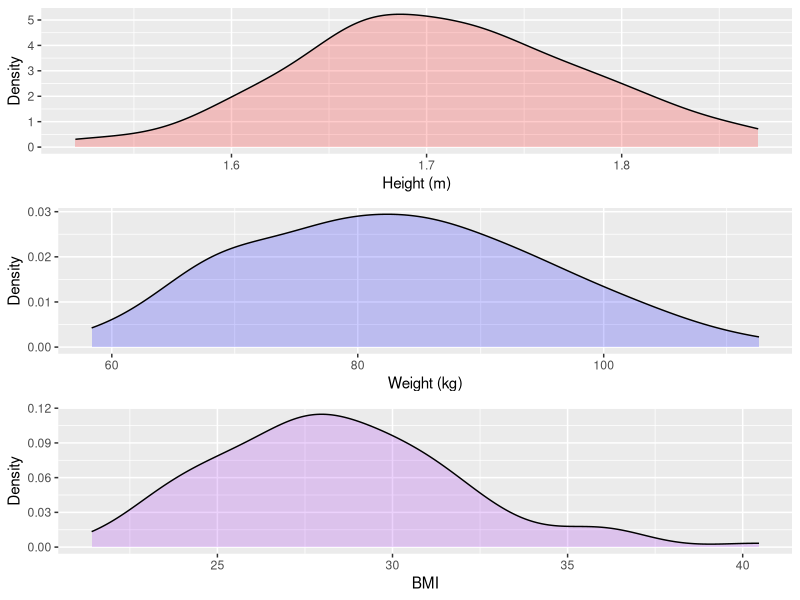

Generate this figure with R:
# Pratical 2

bmi <- read.csv("data/BMI.csv")

# (a)
bmi$bmi <- bmi$weight/bmi$height^2

require(ggplot2)
heightplot <- ggplot(bmi) + 
  aes(height) + geom_density(fill="red", alpha=0.2) + 
  labs(x="Height (m)", y="Density")
weightplot <- ggplot(bmi) + 
  aes(weight) + geom_density(fill="blue", alpha=0.2) + 
  labs(x="Weight (kg)", y="Density")
bmiplot <- ggplot(bmi) + 
  aes(bmi) + geom_density(fill="purple", alpha=0.2) + 
  labs(x="BMI", y="Density")

require(gridExtra)
grid.arrange(heightplot, weightplot, bmiplot, nrow=3, ncol=1)

# (b)
shapiro.test(bmi$height) # 0.813
shapiro.test(bmi$weight) # 0.534
shapiro.test(bmi$bmi) # 0.0370
# BMI is not noramlly distributed

# (c)
b.bmi <- rep(NA, 1000)
for (i in 1:1000){
  newdata <- bmi[sample(1:100, 100, replace=T), ]
  newdata$bmi <- newdata$weight/newdata$height^2
  b.bmi[i] <- mean(newdata$bmi)
}
mean(b.bmi); quantile(b.bmi, c(0.025, 0.975))
# mean=28.4, 95% cI=(27.7, 29.1)

# (d)
require(boot)
meanbmi.b.out <- function(data, indices){
  newdata <- bmi[indices, ]
  return(mean(newdata$bmi))
}

bmi.b.out <- boot(bmi, statistic=meanbmi.b.out, R=1000)
boot.ci(bmi.b.out)
# 95% BCa CI=(27.7, 29.1)









